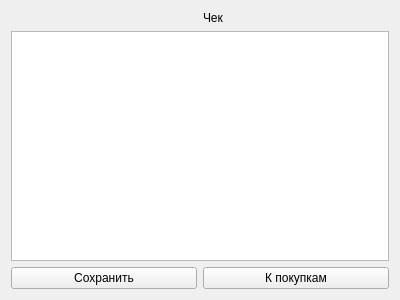
<?xml version="1.0" encoding="UTF-8"?>
<ui version="4.0">
 <class>receiptform</class>
 <widget class="QWidget" name="receiptform">
  <property name="geometry">
   <rect>
    <x>0</x>
    <y>0</y>
    <width>400</width>
    <height>300</height>
   </rect>
  </property>
  <property name="windowTitle">
   <string>Чек</string>
  </property>
  <layout class="QGridLayout" name="gridLayout">
   <item row="0" column="1">
    <widget class="QLabel" name="label">
     <property name="text">
      <string>Чек</string>
     </property>
    </widget>
   </item>
   <item row="1" column="0" colspan="2">
    <widget class="QTextEdit" name="receiptTextEdit"/>
   </item>
   <item row="2" column="0">
    <widget class="QPushButton" name="savingButton">
     <property name="text">
      <string>Сохранить</string>
     </property>
    </widget>
   </item>
   <item row="2" column="1">
    <widget class="QPushButton" name="homeButton">
     <property name="text">
      <string>К покупкам</string>
     </property>
    </widget>
   </item>
  </layout>
 </widget>
 <resources/>
 <connections/>
</ui>
